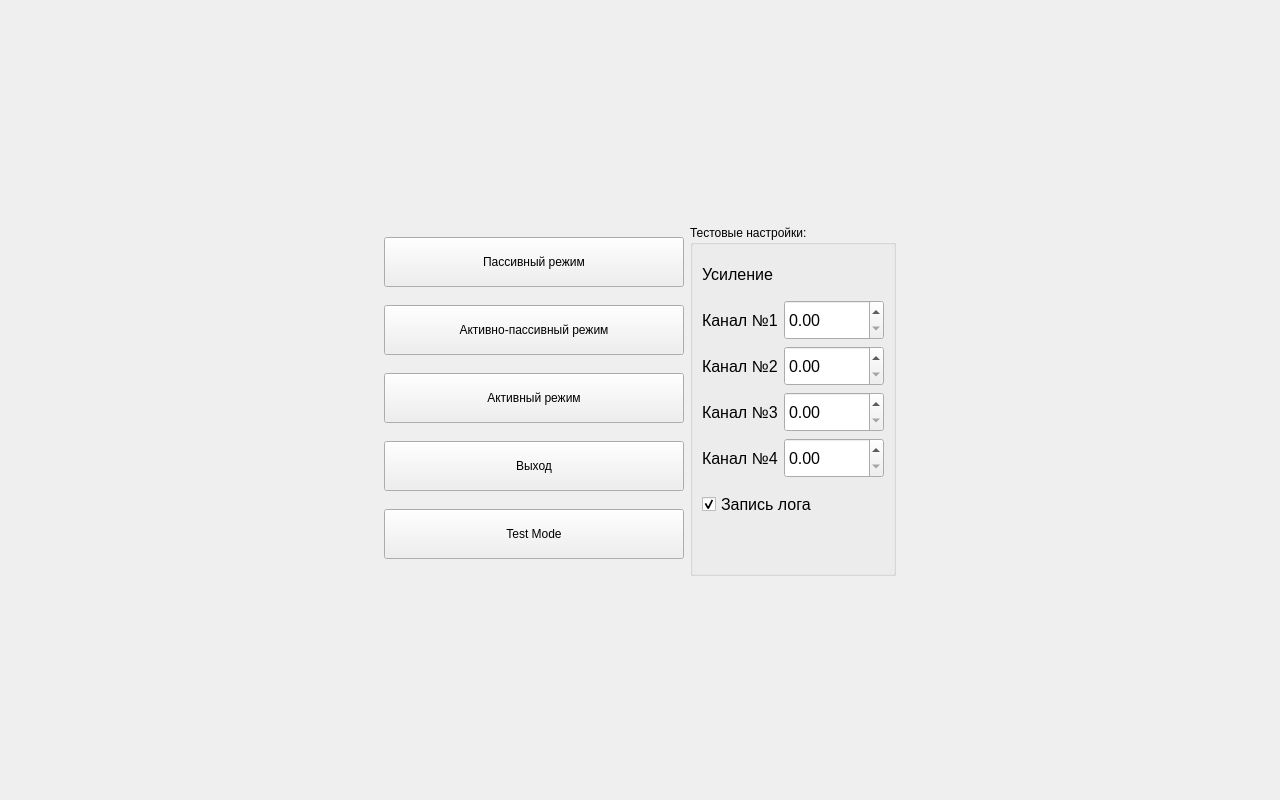
<?xml version="1.0" encoding="UTF-8"?>
<ui version="4.0">
 <class>SelectSessionListPage</class>
 <widget class="QWidget" name="SelectSessionListPage">
  <property name="geometry">
   <rect>
    <x>0</x>
    <y>0</y>
    <width>1280</width>
    <height>800</height>
   </rect>
  </property>
  <property name="windowTitle">
   <string>Form</string>
  </property>
  <layout class="QVBoxLayout" name="verticalLayout_5">
   <item>
    <spacer name="verticalSpacer">
     <property name="orientation">
      <enum>Qt::Vertical</enum>
     </property>
     <property name="sizeHint" stdset="0">
      <size>
       <width>20</width>
       <height>201</height>
      </size>
     </property>
    </spacer>
   </item>
   <item>
    <layout class="QHBoxLayout" name="horizontalLayout_5">
     <item>
      <spacer name="horizontalSpacer">
       <property name="orientation">
        <enum>Qt::Horizontal</enum>
       </property>
       <property name="sizeHint" stdset="0">
        <size>
         <width>40</width>
         <height>20</height>
        </size>
       </property>
      </spacer>
     </item>
     <item>
      <layout class="QVBoxLayout" name="verticalLayout_3">
       <item>
        <widget class="QPushButton" name="pushButton_passive_mode">
         <property name="minimumSize">
          <size>
           <width>300</width>
           <height>50</height>
          </size>
         </property>
         <property name="maximumSize">
          <size>
           <width>300</width>
           <height>50</height>
          </size>
         </property>
         <property name="text">
          <string>Пассивный режим</string>
         </property>
        </widget>
       </item>
       <item>
        <widget class="QPushButton" name="pushButton_active_passive_mode">
         <property name="minimumSize">
          <size>
           <width>300</width>
           <height>50</height>
          </size>
         </property>
         <property name="maximumSize">
          <size>
           <width>300</width>
           <height>50</height>
          </size>
         </property>
         <property name="text">
          <string>Активно-пассивный режим</string>
         </property>
        </widget>
       </item>
       <item>
        <widget class="QPushButton" name="pushButton_begin_session">
         <property name="minimumSize">
          <size>
           <width>300</width>
           <height>50</height>
          </size>
         </property>
         <property name="maximumSize">
          <size>
           <width>300</width>
           <height>50</height>
          </size>
         </property>
         <property name="text">
          <string>Активный режим</string>
         </property>
        </widget>
       </item>
       <item>
        <widget class="QPushButton" name="pushButton_exit">
         <property name="minimumSize">
          <size>
           <width>300</width>
           <height>50</height>
          </size>
         </property>
         <property name="maximumSize">
          <size>
           <width>300</width>
           <height>50</height>
          </size>
         </property>
         <property name="text">
          <string>Выход</string>
         </property>
        </widget>
       </item>
       <item>
        <widget class="QPushButton" name="pushButton_TestMode">
         <property name="minimumSize">
          <size>
           <width>300</width>
           <height>50</height>
          </size>
         </property>
         <property name="maximumSize">
          <size>
           <width>300</width>
           <height>50</height>
          </size>
         </property>
         <property name="text">
          <string>Test Mode</string>
         </property>
        </widget>
       </item>
      </layout>
     </item>
     <item>
      <widget class="QGroupBox" name="groupBox_test_settings">
       <property name="title">
        <string>Тестовые настройки:</string>
       </property>
       <layout class="QVBoxLayout" name="verticalLayout_4">
        <item>
         <layout class="QVBoxLayout" name="verticalLayout_2">
          <item>
           <layout class="QVBoxLayout" name="verticalLayout">
            <item>
             <widget class="QLabel" name="label_5">
              <property name="minimumSize">
               <size>
                <width>0</width>
                <height>40</height>
               </size>
              </property>
              <property name="font">
               <font>
                <pointsize>12</pointsize>
               </font>
              </property>
              <property name="text">
               <string>Усиление</string>
              </property>
             </widget>
            </item>
            <item>
             <layout class="QHBoxLayout" name="horizontalLayout">
              <item>
               <widget class="QLabel" name="label">
                <property name="minimumSize">
                 <size>
                  <width>0</width>
                  <height>40</height>
                 </size>
                </property>
                <property name="font">
                 <font>
                  <pointsize>12</pointsize>
                 </font>
                </property>
                <property name="text">
                 <string>Канал №1</string>
                </property>
               </widget>
              </item>
              <item>
               <widget class="QDoubleSpinBox" name="doubleSpinBox_gain_1">
                <property name="minimumSize">
                 <size>
                  <width>100</width>
                  <height>40</height>
                 </size>
                </property>
                <property name="maximumSize">
                 <size>
                  <width>70</width>
                  <height>16777215</height>
                 </size>
                </property>
                <property name="font">
                 <font>
                  <pointsize>12</pointsize>
                 </font>
                </property>
                <property name="maximum">
                 <double>999.000000000000000</double>
                </property>
               </widget>
              </item>
             </layout>
            </item>
            <item>
             <layout class="QHBoxLayout" name="horizontalLayout_2">
              <item>
               <widget class="QLabel" name="label_2">
                <property name="minimumSize">
                 <size>
                  <width>0</width>
                  <height>40</height>
                 </size>
                </property>
                <property name="font">
                 <font>
                  <pointsize>12</pointsize>
                 </font>
                </property>
                <property name="text">
                 <string>Канал №2</string>
                </property>
               </widget>
              </item>
              <item>
               <widget class="QDoubleSpinBox" name="doubleSpinBox_gain_2">
                <property name="minimumSize">
                 <size>
                  <width>100</width>
                  <height>40</height>
                 </size>
                </property>
                <property name="maximumSize">
                 <size>
                  <width>70</width>
                  <height>16777215</height>
                 </size>
                </property>
                <property name="font">
                 <font>
                  <pointsize>12</pointsize>
                 </font>
                </property>
                <property name="maximum">
                 <double>999.000000000000000</double>
                </property>
               </widget>
              </item>
             </layout>
            </item>
            <item>
             <layout class="QHBoxLayout" name="horizontalLayout_3">
              <item>
               <widget class="QLabel" name="label_3">
                <property name="minimumSize">
                 <size>
                  <width>0</width>
                  <height>40</height>
                 </size>
                </property>
                <property name="font">
                 <font>
                  <pointsize>12</pointsize>
                 </font>
                </property>
                <property name="text">
                 <string>Канал №3</string>
                </property>
               </widget>
              </item>
              <item>
               <widget class="QDoubleSpinBox" name="doubleSpinBox_gain_3">
                <property name="minimumSize">
                 <size>
                  <width>100</width>
                  <height>40</height>
                 </size>
                </property>
                <property name="maximumSize">
                 <size>
                  <width>70</width>
                  <height>16777215</height>
                 </size>
                </property>
                <property name="font">
                 <font>
                  <pointsize>12</pointsize>
                 </font>
                </property>
                <property name="maximum">
                 <double>999.000000000000000</double>
                </property>
               </widget>
              </item>
             </layout>
            </item>
            <item>
             <layout class="QHBoxLayout" name="horizontalLayout_4">
              <item>
               <widget class="QLabel" name="label_4">
                <property name="minimumSize">
                 <size>
                  <width>0</width>
                  <height>40</height>
                 </size>
                </property>
                <property name="font">
                 <font>
                  <pointsize>12</pointsize>
                 </font>
                </property>
                <property name="text">
                 <string>Канал №4</string>
                </property>
               </widget>
              </item>
              <item>
               <widget class="QDoubleSpinBox" name="doubleSpinBox_gain_4">
                <property name="minimumSize">
                 <size>
                  <width>100</width>
                  <height>40</height>
                 </size>
                </property>
                <property name="maximumSize">
                 <size>
                  <width>70</width>
                  <height>16777215</height>
                 </size>
                </property>
                <property name="font">
                 <font>
                  <pointsize>12</pointsize>
                 </font>
                </property>
                <property name="maximum">
                 <double>999.000000000000000</double>
                </property>
               </widget>
              </item>
             </layout>
            </item>
           </layout>
          </item>
          <item>
           <widget class="QCheckBox" name="checkBox_write_log">
            <property name="minimumSize">
             <size>
              <width>0</width>
              <height>40</height>
             </size>
            </property>
            <property name="font">
             <font>
              <pointsize>12</pointsize>
             </font>
            </property>
            <property name="text">
             <string>Запись лога</string>
            </property>
            <property name="checked">
             <bool>true</bool>
            </property>
           </widget>
          </item>
          <item>
           <spacer name="verticalSpacer_3">
            <property name="orientation">
             <enum>Qt::Vertical</enum>
            </property>
            <property name="sizeHint" stdset="0">
             <size>
              <width>20</width>
              <height>40</height>
             </size>
            </property>
           </spacer>
          </item>
         </layout>
        </item>
       </layout>
      </widget>
     </item>
     <item>
      <spacer name="horizontalSpacer_3">
       <property name="orientation">
        <enum>Qt::Horizontal</enum>
       </property>
       <property name="sizeHint" stdset="0">
        <size>
         <width>40</width>
         <height>20</height>
        </size>
       </property>
      </spacer>
     </item>
    </layout>
   </item>
   <item>
    <spacer name="verticalSpacer_2">
     <property name="orientation">
      <enum>Qt::Vertical</enum>
     </property>
     <property name="sizeHint" stdset="0">
      <size>
       <width>20</width>
       <height>200</height>
      </size>
     </property>
    </spacer>
   </item>
  </layout>
 </widget>
 <resources/>
 <connections/>
</ui>
